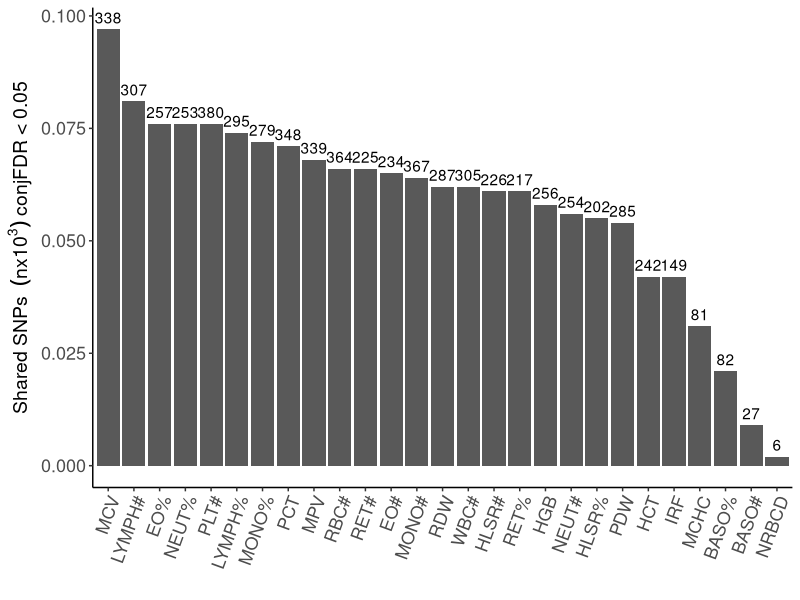

This chart was generated by the following R code:
# Histogram depicting the number of variants shared by blood traits and cancer risk

library(dplyr) # ‘1.1.3’
library(tidyr) # ‘1.3.0’
library(data.table) # ‘1.14.8’
library(ggplot2) # ‘3.4.3’

# read pleiotropic SNP list (pleio_loci.tsv). Filter to conjfdr < 0.05
leadSNP <- fread("Data/pleio_loci.tsv") %>% as.data.frame() %>%
  rename(cancer_trait=trait1,
         blood_trait=trait2,
         pval_neoplasm=pval_trait1,
         pval_immunological=pval_trait2,
         zscore_neoplasm=zscore_trait1,
         zscore_immunological=zscore_trait2)
leadSNP005 <- leadSNP %>% filter(conjfdr < 0.05)
# read metadata
metadata <- fread("Data/metadata_pleio.tsv") %>% as.data.frame()
# cancer label 
cancer.label <- fread(file="Data/cancerLabel.csv")
# blood label
blood.label <- fread(file="Data/bloodLabel.csv")

# number loci for each blood trait
pleio.blood.loci <- leadSNP005 %>% mutate(blood_trait = substr(blood_trait,1,nchar(blood_trait)-2)) %>% 
  group_by(blood_trait,cancer_trait,locusnum,chrnum) %>% 
  summarize(start = min(chrpos), end = max(chrpos), cFDRmin = min(conjfdr), cFDRmax = max(conjfdr)) %>%
  ungroup() %>% arrange(blood_trait,chrnum,start) %>% 
  mutate(last_start = lag(start), last_end = lag(end), last_chrnum = lag(chrnum), last_blood_trait = lag(blood_trait)) %>%
  filter(is.na(last_end) | last_blood_trait != blood_trait | chrnum != last_chrnum | start > last_end ) %>%
  count(blood_trait) %>% rename(numLoci = n)
glimpse(pleio.blood.loci)
# statistics for blood traits (number SNPs, number loci, number cases)
pleio.blood.snp <- leadSNP005 %>% count(blood_trait,snpid) %>% count(blood_trait) %>% rename(numSNPs = n) %>% 
  left_join(metadata %>% select(id,Phenotype,Total),by = c("blood_trait" = "id"))  %>% filter(grepl("_b",blood_trait)) %>%
  mutate(Phenotype=gsub("_b","",Phenotype)) %>% select(Phenotype,numSNPs,Total) %>% left_join(blood.label,by=c("Phenotype"="LabelInit")) %>% 
  rename(oldLabel=Phenotype) %>% rename(Phenotype=LabelNew) %>% left_join(pleio.blood.loci,by=c("Phenotype"="blood_trait"))
# plot
postscript(file=file.path("Output/Figure2e.ps"))
pleio.blood.snp %>% arrange(desc(numSNPs)) %>% 
  mutate(Phenotype = factor(Phenotype,levels=pleio.blood.snp %>% arrange(desc(numSNPs)) %>% pull(Phenotype))) %>% 
  mutate(lognumSNPs = log10(numSNPs)) %>%
  ggplot(aes(x=Phenotype, y=numSNPs/1000)) +
  geom_bar(stat="identity") +
  geom_text(aes(label=numLoci),vjust=-0.5) +
  geom_col() +
  theme_classic() +
  theme(text=element_text(size=12),
        axis.text.x = element_text(angle=70,hjust=1,size=13),
        axis.text.y = element_text(size=13),
        axis.title.y = element_text(size=14)) + 
  xlab("") +
  ylab(bquote('Shared SNPs '~(nx10^3)~'conjFDR < 0.05'))
dev.off()

